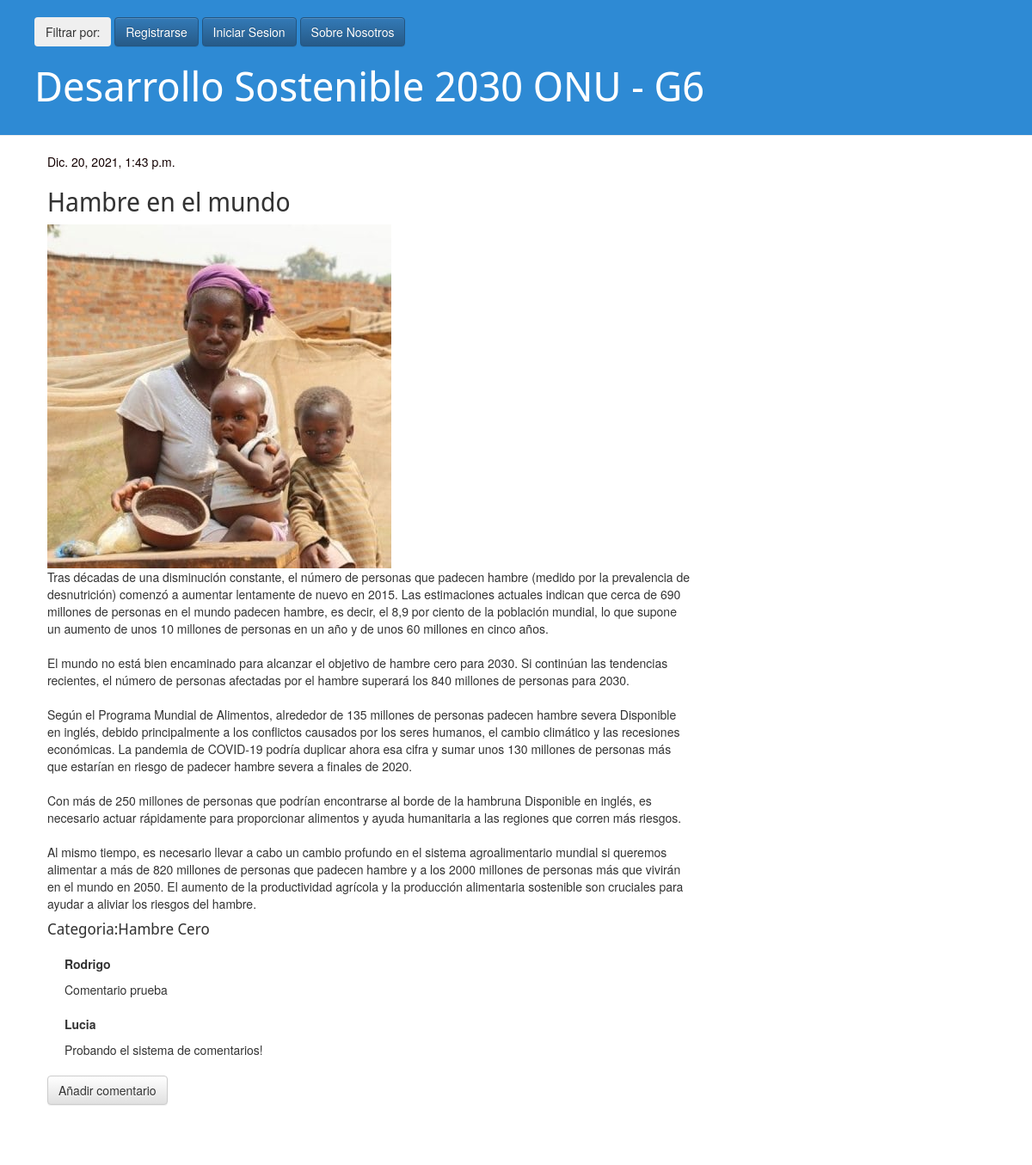
/post/20/, run on an earlier commit of the app's database.
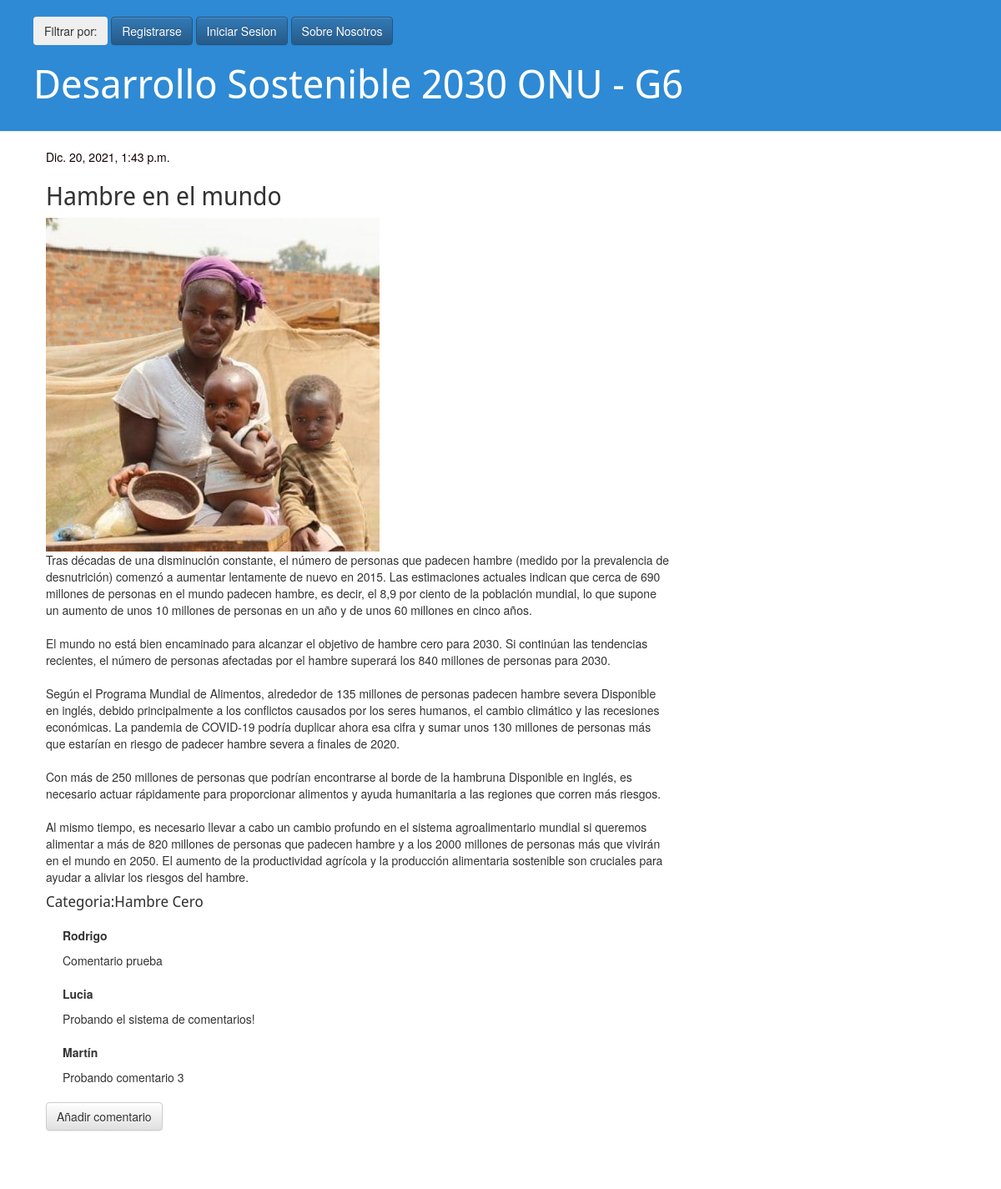
And on a later commit of the database.
### blog/models.py (models this page shows, shortened)
class Post(models.Model):
    CATEGORIES_CHOICES = (
        ('Fin de la Pobreza' , 'Fin de la pobreza'),
        ('Hambre Cero' ,'Hambre Cero'),
        ('Salud y Bienestar' ,'Salud y Bienestar'),
        ('Educación de Calidad', 'Educación de Calidad'),
        ('Igualdad de Género', 'Igualdad de Género'),
        ('Agua limpia y Saneamiento', 'Agua limpia y Saneamiento'),
        ('Energía asequible y no contaminante', 'Energía asequible y no contaminante'),
        ('Trabajo Decente', 'Trabajo Decente'),
        ('Industria,Innovacion e Infraestructura', 'Industria,Innovacion e Infraestructura'),
        ('Reducción de las Desigualdades', 'Reducción de las Desigualdades'),
        ('Ciudades Sostenibles', 'Ciudades Sostenibles'),
        ('Producción y Consumo Responsable', 'Producción y Consumo Responsable'),
        ('Acción por el Clima' , 'Acción por el Clima'),
        ('Vida Sumbarina' , 'Vida Submarina'),
        ('Vida de Ecosistemas Terrestres' , 'Vida de Ecosistemas Terrestres'),
        ('Paz y Justicia' , 'Paz y Justicia'),
        ('Alianzas para lograr los objetivos' , 'Alianzas para lograr los objetivos')
           )
    author = models.ForeignKey('auth.User', on_delete=models.CASCADE)
    title = models.CharField(max_length=200)
    text = models.TextField()
    image = models.ImageField(null=True, blank=True,upload_to="media/" )
    created_date = models.DateTimeField(
            default=timezone.now)
    published_date = models.DateTimeField(
            blank=True, null=True)
    category = models.CharField(
        max_length=120,
        choices=CATEGORIES_CHOICES,
        default='sin categoria'
        )

class Comment(models.Model):
    post = models.ForeignKey('blog.Post', on_delete=models.CASCADE, related_name='comments')
    author = models.CharField(max_length=200, verbose_name= "Autor")
    text = models.TextField(verbose_name="Comentario")
    created_date = models.DateTimeField(default=timezone.now)
    approved_comment = models.BooleanField(default=False)

### blog/views.py (the view)
# urls.py: path('post/<int:pk>/', views.post_detail, name='post_detail'),
def post_detail(request, pk):
    post = get_object_or_404(Post, pk=pk)
    return render(request, 'blog/post_detail.html', {'post': post})

### blog/templates/blog/post_detail.html (shortened to what this page needs)
{% extends 'blog/base.html' %} {% block content %}
<div class="post">
    {% if post.published_date %}
    <div class="date">
        {{ post.published_date }}
    </div>
    {% endif %}
    <h2>{{ post.title }}</h2>
    <img src="{{ post.image.url}}" alt="{{ post.title }}">
    <p>{{ post.text|linebreaksbr }}</p>
    <h4>Categoria:{{ post.category|linebreaksbr }}</h4>
    {% for comment in post.comments.all %}
    <div class="comment">
        <strong>{{ comment.author }}</strong>
        <p>{{ comment.text|linebreaks }}</p>
    </div>
    {% empty %}
    <h3>Todavia no hay comentarios, se el primero!</h3>
    {% endfor %}
    <a class="btn btn-default" href="{% url 'add_comment_to_post' pk=post.pk %}">Añadir comentario</a>
</div>
{% endblock %}

### blog/templates/blog/base.html (shortened to what this page needs)
{% load static %}
<html>
<head>
    <link rel="stylesheet" href="//maxcdn.bootstrapcdn.com/bootstrap/3.2.0/css/bootstrap.min.css">
    <link rel="stylesheet" href="//maxcdn.bootstrapcdn.com/bootstrap/3.2.0/css/bootstrap-theme.min.css">
    <link rel="stylesheet" href="{% static 'css/blog.css' %}">
</head>
<body>
    <body>
        <div class="page-header">
            <div class="btn-group">
                <button type="button" class="btn btn-secondary dropdown-toggle" data-bs-toggle="dropdown" data-bs-display="static" aria-expanded="false">
                  Filtrar por:
                </button>
            </div>
            {%if not user.is_authenticated%}<a class="btn btn-primary" href="{% url 'register' %}" role="button">Registrarse</a>{% endif %}
            <a class="btn btn-primary" href="{% url 'login' %}" role="button">Iniciar Sesion</a>
            <a class="btn btn-primary" href="{% url 'about_us' %}">Sobre Nosotros</a>
            <h1><a href="/">Desarrollo Sostenible 2030 ONU - G6</a></h1>
        </div>
        <div class="content container">
            <div class="row">
                <div class="col-md-8">
                    {% block content %} {% endblock %}
                </div>
            </div>
        </div>
    </body>
</body>
</html>

### blog/static/css/blog.css (style rules this page uses)
.page-header { background-color: #2e8ad4; margin-top: 0; padding: 20px 20px 20px 40px; }
.page-header h1, .page-header h1 a, .page-header h1 a:visited, .page-header h1 a:active { color: #ffffff; font-size: 36pt; text-decoration: none; }
.content { margin-left: 40px; }
h1, h2, h3, h4 { font-family: 'Noto Sans Display', sans-serif; }
.date { color: #130101; }
.post { margin-bottom: 70px; }
.comment { margin: 20px 0px 20px 20px; }

What changed in the data, as far as the page shows it:
added Comment: author "Martín", text "Probando comentario 3"
